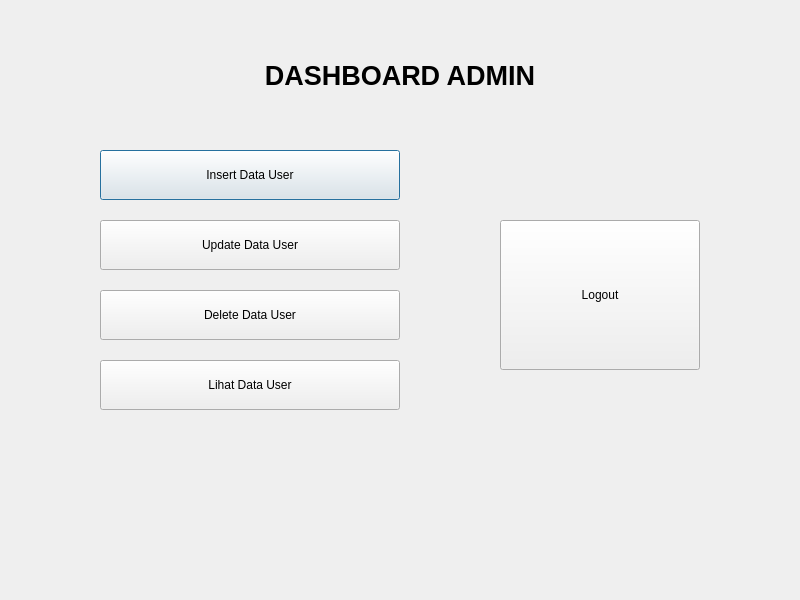
<?xml version="1.0" encoding="UTF-8"?>
<ui version="4.0">
 <class>Dialog</class>
 <widget class="QDialog" name="Dialog">
  <property name="geometry">
   <rect>
    <x>0</x>
    <y>0</y>
    <width>800</width>
    <height>600</height>
   </rect>
  </property>
  <property name="windowTitle">
   <string>Dialog</string>
  </property>
  
  <widget class="QLabel" name="label">
   <property name="geometry">
    <rect>
     <x>150</x>
     <y>50</y>
     <width>500</width>
     <height>50</height>
    </rect>
   </property>
   <property name="font">
    <font>
     <pointsize>20</pointsize>
     <weight>75</weight>
     <bold>true</bold>
    </font>
   </property>
   <property name="text">
    <string>DASHBOARD ADMIN</string>
   </property>
   <property name="alignment">
    <set>Qt::AlignCenter</set>
   </property>
  </widget>
  
  <widget class="QPushButton" name="pushButton">
   <property name="geometry">
    <rect>
     <x>100</x>
     <y>150</y>
     <width>300</width>
     <height>50</height>
    </rect>
   </property>
   <property name="text">
    <string>Insert Data User</string>
   </property>
  </widget>
  <widget class="QPushButton" name="pushButton_4">
   <property name="geometry">
    <rect>
     <x>100</x>
     <y>220</y>
     <width>300</width>
     <height>50</height>
    </rect>
   </property>
   <property name="text">
    <string>Update Data User</string>
   </property>
  </widget>
  <widget class="QPushButton" name="pushButton_3">
   <property name="geometry">
    <rect>
     <x>100</x>
     <y>290</y>
     <width>300</width>
     <height>50</height>
    </rect>
   </property>
   <property name="text">
    <string>Delete Data User</string>
   </property>
  </widget>
  <widget class="QPushButton" name="pushButton_2">
   <property name="geometry">
    <rect>
     <x>100</x>
     <y>360</y>
     <width>300</width>
     <height>50</height>
    </rect>
   </property>
   <property name="text">
    <string>Lihat Data User</string>
   </property>
  </widget>
  
  <widget class="QPushButton" name="pushButton_5">
   <property name="geometry">
    <rect>
     <x>500</x>
     <y>220</y>
     <width>200</width>
     <height>150</height>
    </rect>
   </property>
   <property name="text">
    <string>Logout</string>
   </property>
  </widget>
  
 </widget>
 <resources/>
 <connections/>
</ui>
